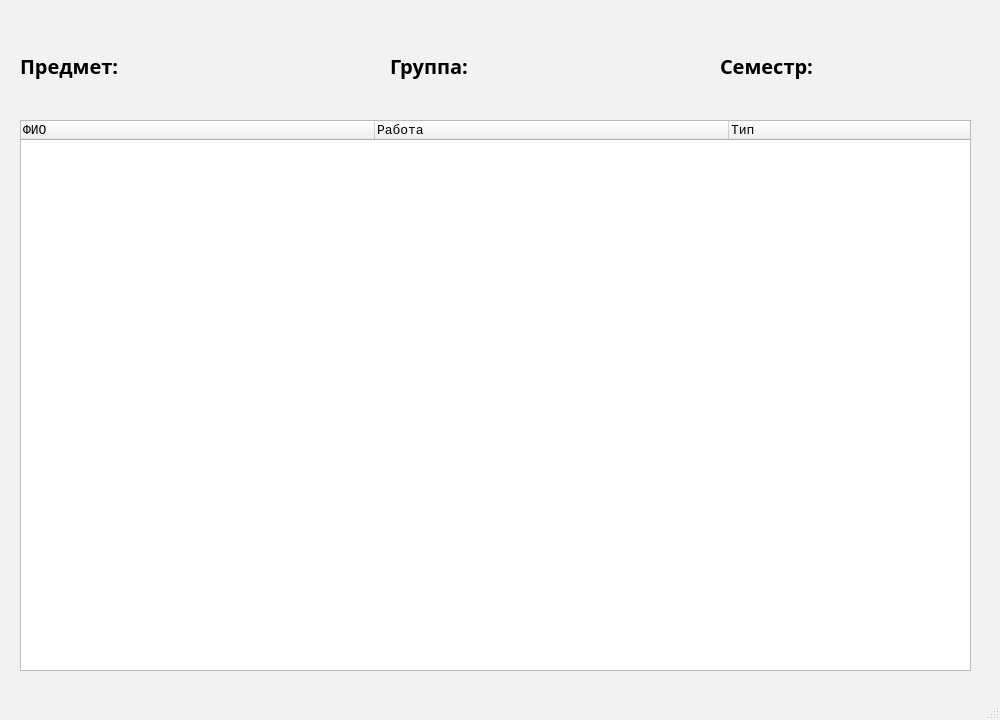
<?xml version="1.0" encoding="UTF-8"?>
<ui version="4.0">
 <class>MainWindow</class>
 <widget class="QMainWindow" name="MainWindow">
  <property name="enabled">
   <bool>true</bool>
  </property>
  <property name="geometry">
   <rect>
    <x>0</x>
    <y>0</y>
    <width>1000</width>
    <height>720</height>
   </rect>
  </property>
  <property name="sizePolicy">
   <sizepolicy hsizetype="Fixed" vsizetype="Fixed">
    <horstretch>0</horstretch>
    <verstretch>0</verstretch>
   </sizepolicy>
  </property>
  <property name="minimumSize">
   <size>
    <width>1000</width>
    <height>720</height>
   </size>
  </property>
  <property name="maximumSize">
   <size>
    <width>1000</width>
    <height>720</height>
   </size>
  </property>
  <property name="palette">
   <palette>
    <active>
     <colorrole role="WindowText">
      <brush brushstyle="SolidPattern">
       <color alpha="255">
        <red>0</red>
        <green>0</green>
        <blue>0</blue>
       </color>
      </brush>
     </colorrole>
     <colorrole role="Button">
      <brush brushstyle="SolidPattern">
       <color alpha="255">
        <red>242</red>
        <green>242</green>
        <blue>242</blue>
       </color>
      </brush>
     </colorrole>
     <colorrole role="Light">
      <brush brushstyle="SolidPattern">
       <color alpha="255">
        <red>255</red>
        <green>255</green>
        <blue>255</blue>
       </color>
      </brush>
     </colorrole>
     <colorrole role="Midlight">
      <brush brushstyle="SolidPattern">
       <color alpha="255">
        <red>248</red>
        <green>248</green>
        <blue>248</blue>
       </color>
      </brush>
     </colorrole>
     <colorrole role="Dark">
      <brush brushstyle="SolidPattern">
       <color alpha="255">
        <red>121</red>
        <green>121</green>
        <blue>121</blue>
       </color>
      </brush>
     </colorrole>
     <colorrole role="Mid">
      <brush brushstyle="SolidPattern">
       <color alpha="255">
        <red>161</red>
        <green>161</green>
        <blue>161</blue>
       </color>
      </brush>
     </colorrole>
     <colorrole role="Text">
      <brush brushstyle="SolidPattern">
       <color alpha="255">
        <red>0</red>
        <green>0</green>
        <blue>0</blue>
       </color>
      </brush>
     </colorrole>
     <colorrole role="BrightText">
      <brush brushstyle="SolidPattern">
       <color alpha="255">
        <red>255</red>
        <green>255</green>
        <blue>255</blue>
       </color>
      </brush>
     </colorrole>
     <colorrole role="ButtonText">
      <brush brushstyle="SolidPattern">
       <color alpha="255">
        <red>0</red>
        <green>0</green>
        <blue>0</blue>
       </color>
      </brush>
     </colorrole>
     <colorrole role="Base">
      <brush brushstyle="SolidPattern">
       <color alpha="255">
        <red>255</red>
        <green>255</green>
        <blue>255</blue>
       </color>
      </brush>
     </colorrole>
     <colorrole role="Window">
      <brush brushstyle="SolidPattern">
       <color alpha="255">
        <red>242</red>
        <green>242</green>
        <blue>242</blue>
       </color>
      </brush>
     </colorrole>
     <colorrole role="Shadow">
      <brush brushstyle="SolidPattern">
       <color alpha="255">
        <red>0</red>
        <green>0</green>
        <blue>0</blue>
       </color>
      </brush>
     </colorrole>
     <colorrole role="AlternateBase">
      <brush brushstyle="SolidPattern">
       <color alpha="255">
        <red>248</red>
        <green>248</green>
        <blue>248</blue>
       </color>
      </brush>
     </colorrole>
     <colorrole role="ToolTipBase">
      <brush brushstyle="SolidPattern">
       <color alpha="255">
        <red>255</red>
        <green>255</green>
        <blue>220</blue>
       </color>
      </brush>
     </colorrole>
     <colorrole role="ToolTipText">
      <brush brushstyle="SolidPattern">
       <color alpha="255">
        <red>0</red>
        <green>0</green>
        <blue>0</blue>
       </color>
      </brush>
     </colorrole>
    </active>
    <inactive>
     <colorrole role="WindowText">
      <brush brushstyle="SolidPattern">
       <color alpha="255">
        <red>0</red>
        <green>0</green>
        <blue>0</blue>
       </color>
      </brush>
     </colorrole>
     <colorrole role="Button">
      <brush brushstyle="SolidPattern">
       <color alpha="255">
        <red>242</red>
        <green>242</green>
        <blue>242</blue>
       </color>
      </brush>
     </colorrole>
     <colorrole role="Light">
      <brush brushstyle="SolidPattern">
       <color alpha="255">
        <red>255</red>
        <green>255</green>
        <blue>255</blue>
       </color>
      </brush>
     </colorrole>
     <colorrole role="Midlight">
      <brush brushstyle="SolidPattern">
       <color alpha="255">
        <red>248</red>
        <green>248</green>
        <blue>248</blue>
       </color>
      </brush>
     </colorrole>
     <colorrole role="Dark">
      <brush brushstyle="SolidPattern">
       <color alpha="255">
        <red>121</red>
        <green>121</green>
        <blue>121</blue>
       </color>
      </brush>
     </colorrole>
     <colorrole role="Mid">
      <brush brushstyle="SolidPattern">
       <color alpha="255">
        <red>161</red>
        <green>161</green>
        <blue>161</blue>
       </color>
      </brush>
     </colorrole>
     <colorrole role="Text">
      <brush brushstyle="SolidPattern">
       <color alpha="255">
        <red>0</red>
        <green>0</green>
        <blue>0</blue>
       </color>
      </brush>
     </colorrole>
     <colorrole role="BrightText">
      <brush brushstyle="SolidPattern">
       <color alpha="255">
        <red>255</red>
        <green>255</green>
        <blue>255</blue>
       </color>
      </brush>
     </colorrole>
     <colorrole role="ButtonText">
      <brush brushstyle="SolidPattern">
       <color alpha="255">
        <red>0</red>
        <green>0</green>
        <blue>0</blue>
       </color>
      </brush>
     </colorrole>
     <colorrole role="Base">
      <brush brushstyle="SolidPattern">
       <color alpha="255">
        <red>255</red>
        <green>255</green>
        <blue>255</blue>
       </color>
      </brush>
     </colorrole>
     <colorrole role="Window">
      <brush brushstyle="SolidPattern">
       <color alpha="255">
        <red>242</red>
        <green>242</green>
        <blue>242</blue>
       </color>
      </brush>
     </colorrole>
     <colorrole role="Shadow">
      <brush brushstyle="SolidPattern">
       <color alpha="255">
        <red>0</red>
        <green>0</green>
        <blue>0</blue>
       </color>
      </brush>
     </colorrole>
     <colorrole role="AlternateBase">
      <brush brushstyle="SolidPattern">
       <color alpha="255">
        <red>248</red>
        <green>248</green>
        <blue>248</blue>
       </color>
      </brush>
     </colorrole>
     <colorrole role="ToolTipBase">
      <brush brushstyle="SolidPattern">
       <color alpha="255">
        <red>255</red>
        <green>255</green>
        <blue>220</blue>
       </color>
      </brush>
     </colorrole>
     <colorrole role="ToolTipText">
      <brush brushstyle="SolidPattern">
       <color alpha="255">
        <red>0</red>
        <green>0</green>
        <blue>0</blue>
       </color>
      </brush>
     </colorrole>
    </inactive>
    <disabled>
     <colorrole role="WindowText">
      <brush brushstyle="SolidPattern">
       <color alpha="255">
        <red>121</red>
        <green>121</green>
        <blue>121</blue>
       </color>
      </brush>
     </colorrole>
     <colorrole role="Button">
      <brush brushstyle="SolidPattern">
       <color alpha="255">
        <red>242</red>
        <green>242</green>
        <blue>242</blue>
       </color>
      </brush>
     </colorrole>
     <colorrole role="Light">
      <brush brushstyle="SolidPattern">
       <color alpha="255">
        <red>255</red>
        <green>255</green>
        <blue>255</blue>
       </color>
      </brush>
     </colorrole>
     <colorrole role="Midlight">
      <brush brushstyle="SolidPattern">
       <color alpha="255">
        <red>248</red>
        <green>248</green>
        <blue>248</blue>
       </color>
      </brush>
     </colorrole>
     <colorrole role="Dark">
      <brush brushstyle="SolidPattern">
       <color alpha="255">
        <red>121</red>
        <green>121</green>
        <blue>121</blue>
       </color>
      </brush>
     </colorrole>
     <colorrole role="Mid">
      <brush brushstyle="SolidPattern">
       <color alpha="255">
        <red>161</red>
        <green>161</green>
        <blue>161</blue>
       </color>
      </brush>
     </colorrole>
     <colorrole role="Text">
      <brush brushstyle="SolidPattern">
       <color alpha="255">
        <red>121</red>
        <green>121</green>
        <blue>121</blue>
       </color>
      </brush>
     </colorrole>
     <colorrole role="BrightText">
      <brush brushstyle="SolidPattern">
       <color alpha="255">
        <red>255</red>
        <green>255</green>
        <blue>255</blue>
       </color>
      </brush>
     </colorrole>
     <colorrole role="ButtonText">
      <brush brushstyle="SolidPattern">
       <color alpha="255">
        <red>121</red>
        <green>121</green>
        <blue>121</blue>
       </color>
      </brush>
     </colorrole>
     <colorrole role="Base">
      <brush brushstyle="SolidPattern">
       <color alpha="255">
        <red>242</red>
        <green>242</green>
        <blue>242</blue>
       </color>
      </brush>
     </colorrole>
     <colorrole role="Window">
      <brush brushstyle="SolidPattern">
       <color alpha="255">
        <red>242</red>
        <green>242</green>
        <blue>242</blue>
       </color>
      </brush>
     </colorrole>
     <colorrole role="Shadow">
      <brush brushstyle="SolidPattern">
       <color alpha="255">
        <red>0</red>
        <green>0</green>
        <blue>0</blue>
       </color>
      </brush>
     </colorrole>
     <colorrole role="AlternateBase">
      <brush brushstyle="SolidPattern">
       <color alpha="255">
        <red>242</red>
        <green>242</green>
        <blue>242</blue>
       </color>
      </brush>
     </colorrole>
     <colorrole role="ToolTipBase">
      <brush brushstyle="SolidPattern">
       <color alpha="255">
        <red>255</red>
        <green>255</green>
        <blue>220</blue>
       </color>
      </brush>
     </colorrole>
     <colorrole role="ToolTipText">
      <brush brushstyle="SolidPattern">
       <color alpha="255">
        <red>0</red>
        <green>0</green>
        <blue>0</blue>
       </color>
      </brush>
     </colorrole>
    </disabled>
   </palette>
  </property>
  <property name="font">
   <font>
    <pointsize>15</pointsize>
   </font>
  </property>
  <property name="acceptDrops">
   <bool>false</bool>
  </property>
  <property name="windowTitle">
   <string>Сданные работы</string>
  </property>
  <widget class="QWidget" name="centralwidget">
   <widget class="QLabel" name="label">
    <property name="geometry">
     <rect>
      <x>20</x>
      <y>40</y>
      <width>331</width>
      <height>51</height>
     </rect>
    </property>
    <property name="font">
     <font>
      <family>Raleway</family>
      <pointsize>-1</pointsize>
      <weight>75</weight>
      <italic>false</italic>
      <bold>true</bold>
     </font>
    </property>
    <property name="styleSheet">
     <string notr="true">font-family: Raleway;
font-style: normal;
font-weight: bold;
font-size:20px;
</string>
    </property>
    <property name="text">
     <string>Предмет:</string>
    </property>
   </widget>
   <widget class="QLabel" name="label_2">
    <property name="geometry">
     <rect>
      <x>390</x>
      <y>40</y>
      <width>211</width>
      <height>51</height>
     </rect>
    </property>
    <property name="font">
     <font>
      <family>Raleway</family>
      <pointsize>-1</pointsize>
      <weight>75</weight>
      <italic>false</italic>
      <bold>true</bold>
     </font>
    </property>
    <property name="styleSheet">
     <string notr="true">font-family: Raleway;
font-style: normal;
font-weight: bold;
font-size:20px;
</string>
    </property>
    <property name="text">
     <string>Группа:</string>
    </property>
   </widget>
   <widget class="QTreeWidget" name="treeWidget">
    <property name="geometry">
     <rect>
      <x>20</x>
      <y>120</y>
      <width>951</width>
      <height>551</height>
     </rect>
    </property>
    <property name="font">
     <font>
      <family>Consolas</family>
     </font>
    </property>
    <property name="styleSheet">
     <string notr="true"/>
    </property>
    <attribute name="headerDefaultSectionSize">
     <number>354</number>
    </attribute>
    <attribute name="headerMinimumSectionSize">
     <number>0</number>
    </attribute>
    <column>
     <property name="text">
      <string>ФИО</string>
     </property>
     <property name="font">
      <font>
       <pointsize>10</pointsize>
      </font>
     </property>
    </column>
    <column>
     <property name="text">
      <string>Работа</string>
     </property>
     <property name="font">
      <font>
       <pointsize>10</pointsize>
      </font>
     </property>
    </column>
    <column>
     <property name="text">
      <string>Тип</string>
     </property>
     <property name="font">
      <font>
       <pointsize>10</pointsize>
      </font>
     </property>
    </column>
   </widget>
   <widget class="QLabel" name="label_3">
    <property name="geometry">
     <rect>
      <x>720</x>
      <y>40</y>
      <width>211</width>
      <height>51</height>
     </rect>
    </property>
    <property name="font">
     <font>
      <family>Raleway</family>
      <pointsize>-1</pointsize>
      <weight>75</weight>
      <italic>false</italic>
      <bold>true</bold>
     </font>
    </property>
    <property name="styleSheet">
     <string notr="true">font-family: Raleway;
font-style: normal;
font-weight: bold;
font-size:20px;
</string>
    </property>
    <property name="text">
     <string>Семестр:</string>
    </property>
   </widget>
  </widget>
  <widget class="QStatusBar" name="statusbar"/>
 </widget>
 <resources/>
 <connections/>
</ui>
